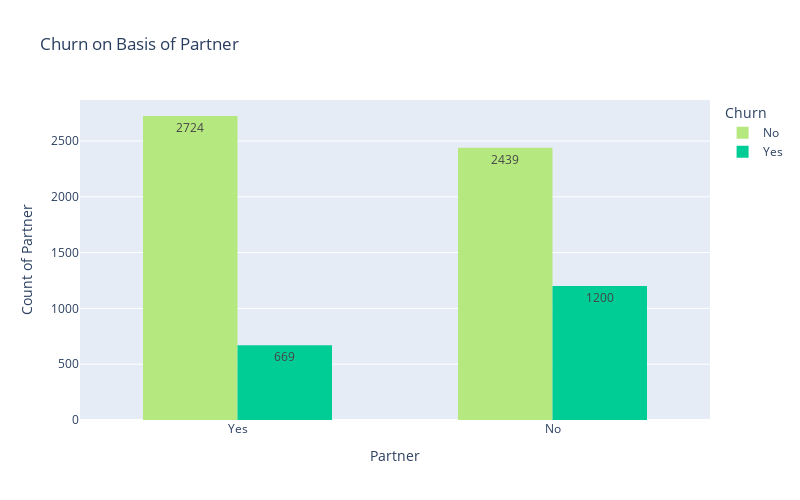

The cell this chart's notebook holds for it:
### Markdown cell above
*  W.r.t to NON senior , senior citizens are very less
*  Senior Citizens are more likely to churn than non-seniors.
*  So marketing team have make special plans for **Retention** senior citizens

### Code cell
fig=px.histogram(df,x="Partner" , color="Churn" ,barmode="group" ,
                  color_discrete_map={"Yes": '#00CC96' ,"No" : '#B6E880'},
                  text_auto=True,
                  title="Churn on Basis of Partner")

fig.update_layout(
    width=800, 
    height=500, 
        bargap=0.4,

    xaxis_title ="Partner",
    yaxis_title = "Count of Partner",
    legend_title_text="Churn"
)
fig.show()

### Figure 1 — Plotly figure (JSON) as saved in the notebook; plotly's stock layout.template omitted (floating-point values rounded to 4 significant figures; data arrays with more than 128 entries replaced by an {"elided": "..."} marker saying what was removed)
{"data": [{"alignmentgroup": "True", "bingroup": "x", "hovertemplate": "Churn=No<br>Partner=%{x}<br>count=%{y}<extra></extra>", "legendgroup": "No", "marker": {"color": "#B6E880", "pattern": {"shape": ""}}, "name": "No", "offsetgroup": "No", "orientation": "v", "showlegend": true, "texttemplate": "%{value}", "type": "histogram", "x": {"elided": "5163 str values"}, "xaxis": "x", "yaxis": "y"}, {"alignmentgroup": "True", "bingroup": "x", "hovertemplate": "Churn=Yes<br>Partner=%{x}<br>count=%{y}<extra></extra>", "legendgroup": "Yes", "marker": {"color": "#00CC96", "pattern": {"shape": ""}}, "name": "Yes", "offsetgroup": "Yes", "orientation": "v", "showlegend": true, "texttemplate": "%{value}", "type": "histogram", "x": {"elided": "1869 str values"}, "xaxis": "x", "yaxis": "y"}], "layout": {"bargap": 0.4, "barmode": "group", "height": 500, "legend": {"title": {"text": "Churn"}, "tracegroupgap": 0}, "title": {"text": "Churn on Basis of Partner"}, "width": 800, "xaxis": {"anchor": "y", "autorange": true, "domain": [0, 1], "range": [-0.5, 1.5], "title": {"text": "Partner"}, "type": "category"}, "yaxis": {"anchor": "x", "autorange": true, "domain": [0, 1], "range": [0, 2867.0], "title": {"text": "Count of Partner"}}}}
